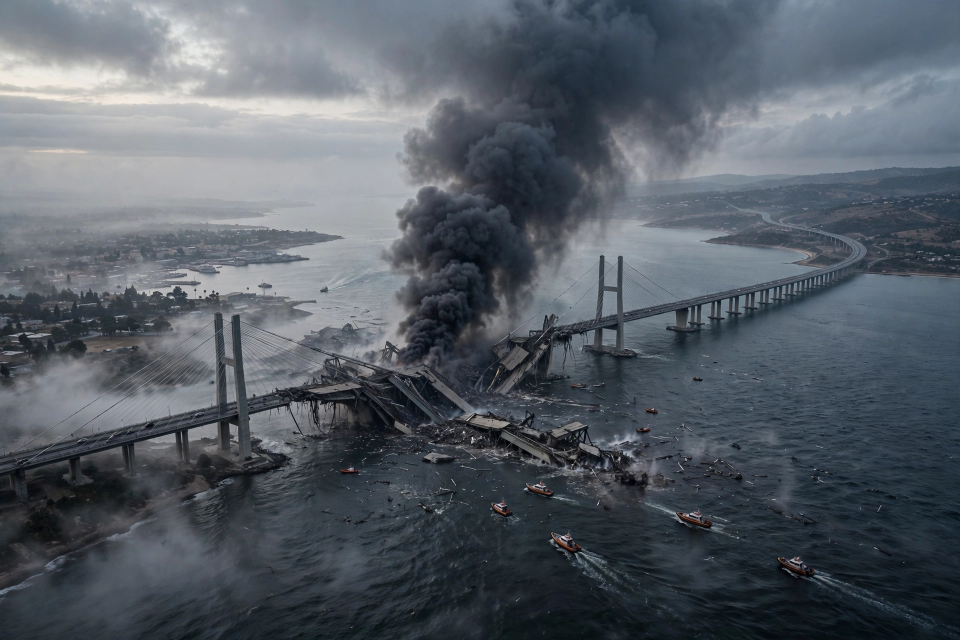
#> input picture assets/media-generation-panel-bridge-0-acb737ff-53be-48f0-830e-259dfd6622f8.webp, 1920 x 1280 px (shown at 1/2 size)
$ python build_frontpage.py
#> lines starting #> are read from the running program, lines starting #| are printed output that depends on the picture
#!/usr/bin/env python3
"""Compose the 17 Nov 2026 front page: panels + crisp PIL-rendered headlines."""
from PIL import Image, ImageDraw, ImageFont
import os

A = os.path.join(os.path.dirname(os.path.abspath(__file__)), 'assets')
OUT = os.path.join(os.path.dirname(os.path.abspath(__file__)), 'entry.png')

SERIF_B = '/usr/share/fonts/truetype/dejavu/DejaVuSerif-Bold.ttf'
SANS_B = '/usr/share/fonts/truetype/dejavu/DejaVuSans-Bold.ttf'
SANS = '/usr/share/fonts/truetype/dejavu/DejaVuSans.ttf'

W, H = 1024, 1024
PAPER = (247, 243, 234)
INK = (20, 16, 12)
GREY = (84, 78, 68)
RULE = (20, 16, 12)
ACCENT = (146, 22, 22)

img = Image.new('RGB', (W, H), PAPER)
d = ImageDraw.Draw(img)

def font(path, size):
#> in panel, p is the input picture: PIL image 1920x1280 RGB; mean R, G, B 86.2, 93.6, 101.8
    return ImageFont.truetype(path, size)

def fit(img_src, w, h):
    """Center-crop image to cover w x h, return resized copy."""
#> called with w = 972, h = 268
    iw, ih = img_src.size
#> iw = 1920; ih = 1280
    scale = max(w / iw, h / ih)
#> scale = 0.506
    nw, nh = int(iw * scale + 0.5), int(ih * scale + 0.5)
#> nw = 972; nh = 648
    r = img_src.resize((nw, nh), Image.LANCZOS)
    x = (nw - w) // 2
#> x = 0
    y = (nh - h) // 2
#> y = 190
    return r.crop((x, y, x + w, y + h))

def panel(name, x, y, w, h):
    p = Image.open(os.path.join(A, name)).convert('RGB')
    img.paste(fit(p, w, h), (x, y))
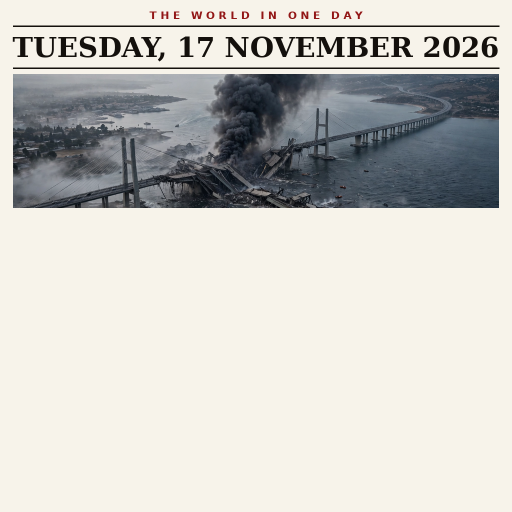
#> img: PIL image 1024x1024 RGB (shown at 1/2 size); mean R, G, B 203.1, 201.7, 197.1
    d.rectangle([x, y, x + w - 1, y + h - 1], outline=INK, width=2)

def wrap(text, fnt, maxw):
    words, lines, cur = text.split(), [], ''
    for w_ in words:
        t = (cur + ' ' + w_).strip()
        if d.textlength(t, font=fnt) <= maxw:
            cur = t
        else:
            lines.append(cur); cur = w_
    if cur: lines.append(cur)
    return lines

M = 26  # margin

# ---------- masthead ----------
y = 18
d.text((W // 2, y), 'T H E   W O R L D   I N   O N E   D A Y', font=font(SANS_B, 21),
       fill=ACCENT, anchor='ma')
y += 34
d.line([M, y, W - M, y], fill=RULE, width=3)
y += 10
d.text((W // 2, y), 'TUESDAY, 17 NOVEMBER 2026', font=font(SERIF_B, 55), fill=INK, anchor='ma')
y += 74
d.line([M, y, W - M, y], fill=RULE, width=3)
y += 12

# ---------- lead story ----------
panel('media-generation-panel-bridge-0-acb737ff-53be-48f0-830e-259dfd6622f8.webp', M, y, W - 2 * M, 268)
y += 280
for ln in wrap('UKRAINE SHATTERS THE CRIMEA BRIDGE', font(SERIF_B, 44), W - 2 * M):
    d.text((M, y), ln, font=font(SERIF_B, 44), fill=INK)
    y += 52
#> after the loop, y = 532
for ln in wrap("Zelenskyy hails an 'unprecedented' strike on Russia's lifeline to Crimea; "
               "Moscow answers with attacks on Kyiv's bridges", font(SANS, 20), W - 2 * M):
    d.text((M, y), ln, font=font(SANS, 20), fill=GREY)
    y += 27
#> this loop made 2 passes
#> y on passes 1 to 2: 559, 586
#> after the loop, y = 586
y += 8
#> y = 594
d.line([M, y, W - M, y], fill=RULE, width=2)
y += 12
#> y = 606

# ---------- middle row: radar + summit ----------
colw = (W - 2 * M - 16) // 2
panel('media-generation-panel-radar-0-4145fd3b-11b9-4d8d-b5f2-abff16313d79.webp', M, y, colw, 146)
#> call 2 of panel, with x = 26, y = 606, w = 478, h = 146
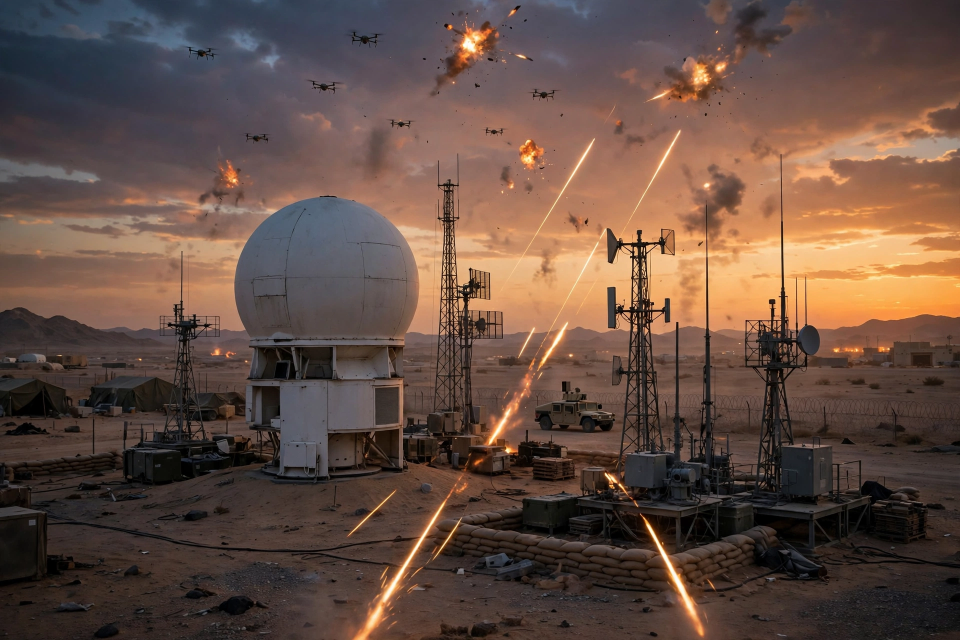
#> input picture assets/media-generation-panel-radar-0-4145fd3b-11b9-4d8d-b5f2-abff16313d79.webp, 1920 x 1280 px (shown at 1/2 size)
#> in panel, p is the input picture: PIL image 1920x1280 RGB; mean R, G, B 100.3, 77.5, 67
#> call 2 of fit, with w = 478, h = 146
#> in fit (call 2), `return r.crop((x, y, x + w, y + h))`:
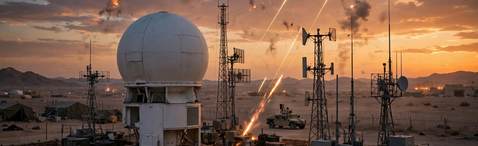
#> returned value: PIL image 478x146 RGB; mean R, G, B 125.8, 94.3, 74.9
panel('media-generation-panel-summit-0-43455db6-e1cc-4736-96be-9e90666b4b9c.webp', M + colw + 16, y, colw, 146)
#> call 3 of panel, with x = 520, y = 606, w = 478, h = 146
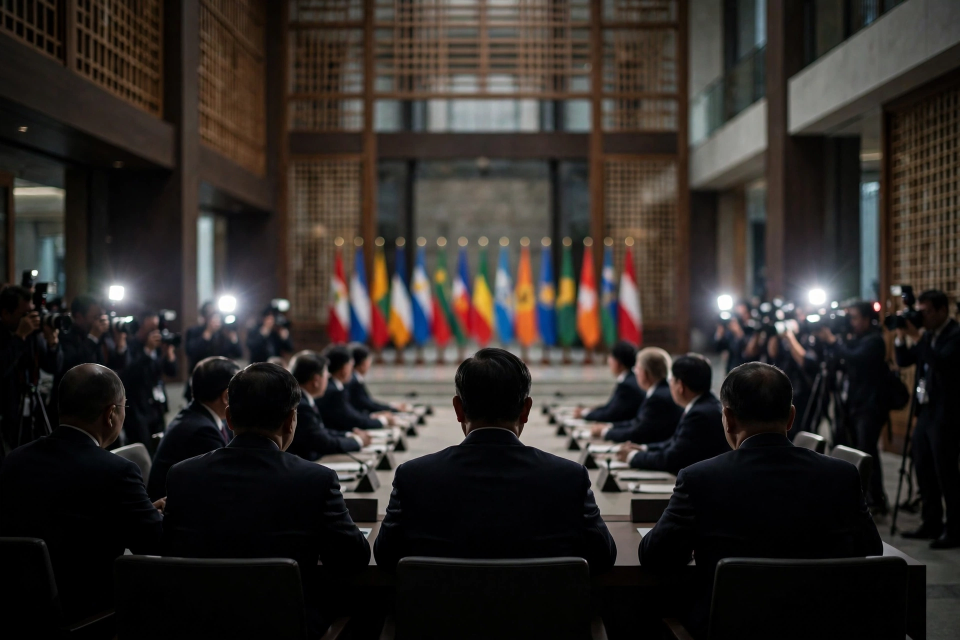
#> input picture assets/media-generation-panel-summit-0-43455db6-e1cc-4736-96be-9e90666b4b9c.webp, 1920 x 1280 px (shown at 1/2 size)
#> in panel, p is the input picture: PIL image 1920x1280 RGB; mean R, G, B 47.4, 42.5, 39.2
#> call 3 of fit, with w = 478, h = 146
#> in fit (call 3), `return r.crop((x, y, x + w, y + h))`:
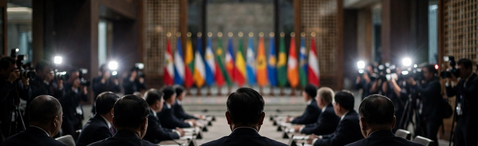
#> returned value: PIL image 478x146 RGB; mean R, G, B 61, 55, 52.3
#> in panel (call 3), `img.paste(fit(p, w, h), (x, y))`:
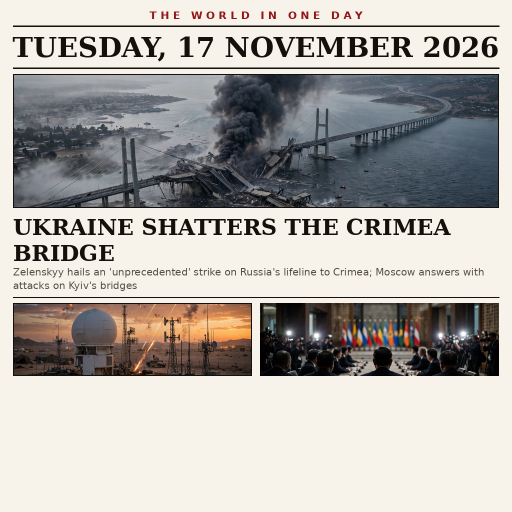
#> img: PIL image 1024x1024 RGB (shown at 1/2 size); mean R, G, B 177.8, 174.4, 169.6
y += 156
#> y = 762
cap_y = y
#> cap_y = 762
for ln in wrap("IRAN'S DRONES TARGET U.S. RADAR IN BAHRAIN", font(SANS_B, 22), colw):
    d.text((M, cap_y), ln, font=font(SANS_B, 22), fill=INK); cap_y += 28
#> this loop made 2 passes
#> cap_y on passes 1 to 2: 790, 818
#> after the loop, cap_y = 818
for ln in wrap('Attack intercepted, no casualties reported; Washington alleges a wider Iranian plot',
               font(SANS, 16), colw):
    d.text((M, cap_y), ln, font=font(SANS, 16), fill=GREY); cap_y += 21
#> this loop made 2 passes
#> cap_y on pass 1: 839
#> (ln, cap_y) on pass 2: ('alleges a wider Iranian plot', 860)
#> after the loop, cap_y = 860
cap2_y = y
#> cap2_y = 762
for ln in wrap('TRUMP IN ASIA FOR APEC TALKS', font(SANS_B, 22), colw):
    d.text((M + colw + 16, cap2_y), ln, font=font(SANS_B, 22), fill=INK); cap2_y += 28
#> this loop made 1 pass
#> after the loop, cap2_y = 790
for ln in wrap('Leaders gather in China ahead of expected talks with Xi and Putin',
               font(SANS, 16), colw):
    d.text((M + colw + 16, cap2_y), ln, font=font(SANS, 16), fill=GREY); cap2_y += 21
#> this loop made 2 passes
#> cap2_y on pass 1: 811
#> (ln, cap2_y) on pass 2: ('and Putin', 832)
#> after the loop, cap2_y = 832
y = max(cap_y, cap2_y) + 8
#> y = 868
d.line([M, y, W - M, y], fill=RULE, width=2)
y += 12
#> y = 880

# ---------- bottom row: two text columns ----------
for ln in wrap('JAPAN SCRAMBLES JETS AS RUSSIAN PLANES ENTER ITS AIRSPACE', font(SANS_B, 20), colw):
    d.text((M, y), ln, font=font(SANS_B, 20), fill=INK); y += 26
#> this loop made 2 passes
#> (ln, y) on passes 1 to 2: ('JAPAN SCRAMBLES JETS AS RUSSIAN', 906), ('PLANES ENTER ITS AIRSPACE', 932)
#> after the loop, y = 932
d.text((M, y), 'Tokyo protests the early-morning incursion', font=font(SANS, 16), fill=GREY)
tx = M + colw + 16
ty = y - 52
#> ty = 880
items = [
    ('FRANCE', 'Second nationwide strike over pay'),
    ('GENEVA', '128 states debate banning killer robots'),
    ('GAZA', 'Allies urge Israel to open aid crossings'),
]
for head, body in items:
    d.text((tx, ty), head + ' \u2014 ', font=font(SANS_B, 16), fill=ACCENT)
    hw = d.textlength(head + ' \u2014 ', font=font(SANS_B, 16))
    d.text((tx + hw, ty), body, font=font(SANS, 16), fill=INK)
    ty += 26
#> this loop made 3 passes
#> (hw, ty) on passes 1 to 3: (98.89, 906), (99.27, 932), (76.69, 958)
#> after the loop, ty = 958

# ---------- footer ----------
d.line([M, H - 44, W - M, H - 44], fill=RULE, width=3)
d.text((W // 2, H - 36), 'ONE DAY • ONE PAGE • THE WORLD ON TUESDAY 17 NOVEMBER 2026',
       font=font(SANS_B, 16), fill=GREY, anchor='ma')

img.save(OUT)
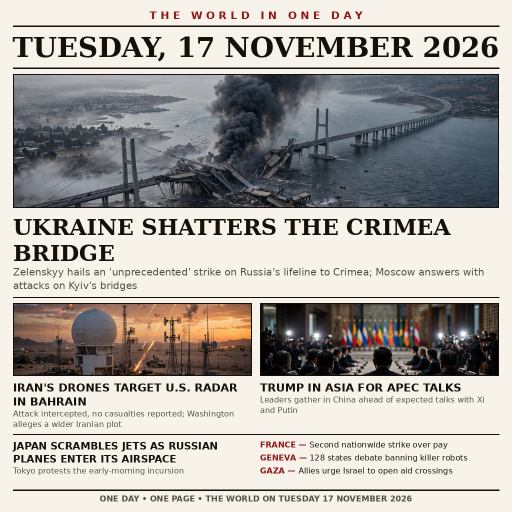
#> saved as entry.png: PIL image 1024x1024 RGB (shown at 1/2 size); mean R, G, B 172.2, 168.6, 163.9
print('saved', OUT, img.size, os.path.getsize(OUT), 'bytes')
#| saved entry.png (1024, 1024) 714471 bytes
